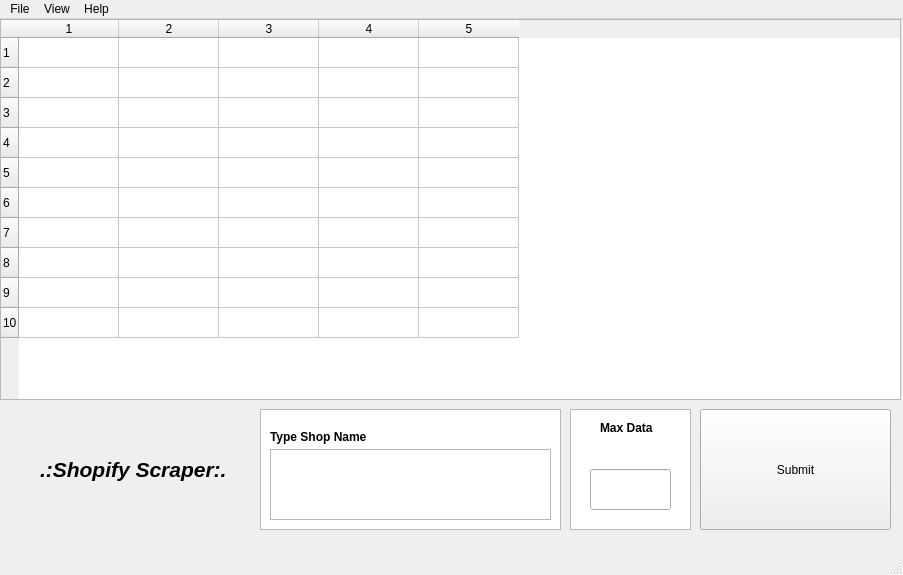
<?xml version="1.0" encoding="UTF-8"?>
<ui version="4.0">
 <class>MainWindow</class>
 <widget class="QMainWindow" name="MainWindow">
  <property name="geometry">
   <rect>
    <x>0</x>
    <y>0</y>
    <width>903</width>
    <height>575</height>
   </rect>
  </property>
  <property name="windowTitle">
   <string>MainWindow</string>
  </property>
  <widget class="QWidget" name="centralwidget">
   <widget class="QTableWidget" name="tableWidget">
    <property name="geometry">
     <rect>
      <x>0</x>
      <y>0</y>
      <width>901</width>
      <height>381</height>
     </rect>
    </property>
    <property name="rowCount">
     <number>10</number>
    </property>
    <property name="columnCount">
     <number>5</number>
    </property>
    <row/>
    <row/>
    <row/>
    <row/>
    <row/>
    <row/>
    <row/>
    <row/>
    <row/>
    <row/>
    <column/>
    <column/>
    <column/>
    <column/>
    <column/>
   </widget>
   <widget class="QPushButton" name="btn_submit">
    <property name="geometry">
     <rect>
      <x>700</x>
      <y>390</y>
      <width>191</width>
      <height>121</height>
     </rect>
    </property>
    <property name="text">
     <string>Submit</string>
    </property>
   </widget>
   <widget class="QLineEdit" name="input_jml_data">
    <property name="geometry">
     <rect>
      <x>590</x>
      <y>450</y>
      <width>81</width>
      <height>41</height>
     </rect>
    </property>
    <property name="toolTip">
     <string extracomment="Jumlah data yang akan ditampilkan"/>
    </property>
    <property name="autoFillBackground">
     <bool>false</bool>
    </property>
    <property name="text">
     <string/>
    </property>
   </widget>
   <widget class="QColumnView" name="columnView">
    <property name="geometry">
     <rect>
      <x>260</x>
      <y>390</y>
      <width>301</width>
      <height>121</height>
     </rect>
    </property>
   </widget>
   <widget class="QColumnView" name="columnView_2">
    <property name="geometry">
     <rect>
      <x>570</x>
      <y>390</y>
      <width>121</width>
      <height>121</height>
     </rect>
    </property>
   </widget>
   <widget class="QLabel" name="label_3">
    <property name="geometry">
     <rect>
      <x>600</x>
      <y>400</y>
      <width>71</width>
      <height>17</height>
     </rect>
    </property>
    <property name="font">
     <font>
      <weight>75</weight>
      <bold>true</bold>
     </font>
    </property>
    <property name="text">
     <string>Max Data</string>
    </property>
   </widget>
   <widget class="QLabel" name="label_4">
    <property name="geometry">
     <rect>
      <x>40</x>
      <y>430</y>
      <width>201</width>
      <height>41</height>
     </rect>
    </property>
    <property name="font">
     <font>
      <pointsize>16</pointsize>
      <weight>75</weight>
      <italic>true</italic>
      <bold>true</bold>
     </font>
    </property>
    <property name="text">
     <string>.:Shopify Scraper:.</string>
    </property>
   </widget>
   <widget class="QPlainTextEdit" name="plainTextEdit">
    <property name="geometry">
     <rect>
      <x>270</x>
      <y>430</y>
      <width>281</width>
      <height>71</height>
     </rect>
    </property>
   </widget>
   <widget class="QLabel" name="label_5">
    <property name="geometry">
     <rect>
      <x>270</x>
      <y>410</y>
      <width>141</width>
      <height>16</height>
     </rect>
    </property>
    <property name="font">
     <font>
      <weight>75</weight>
      <bold>true</bold>
     </font>
    </property>
    <property name="text">
     <string>Type Shop Name</string>
    </property>
   </widget>
   <zorder>columnView_2</zorder>
   <zorder>columnView</zorder>
   <zorder>tableWidget</zorder>
   <zorder>btn_submit</zorder>
   <zorder>input_jml_data</zorder>
   <zorder>label_3</zorder>
   <zorder>label_4</zorder>
   <zorder>plainTextEdit</zorder>
   <zorder>label_5</zorder>
  </widget>
  <widget class="QMenuBar" name="menubar">
   <property name="geometry">
    <rect>
     <x>0</x>
     <y>0</y>
     <width>903</width>
     <height>22</height>
    </rect>
   </property>
   <widget class="QMenu" name="menuExit">
    <property name="title">
     <string>File</string>
    </property>
    <addaction name="actionExit"/>
   </widget>
   <widget class="QMenu" name="menuView">
    <property name="title">
     <string>View</string>
    </property>
    <addaction name="actionTable"/>
    <addaction name="actionChart"/>
   </widget>
   <widget class="QMenu" name="menuAbout">
    <property name="title">
     <string>Help</string>
    </property>
    <addaction name="actionAbout"/>
   </widget>
   <addaction name="menuExit"/>
   <addaction name="menuView"/>
   <addaction name="menuAbout"/>
  </widget>
  <widget class="QStatusBar" name="statusbar"/>
  <action name="actionExit">
   <property name="text">
    <string>Exit</string>
   </property>
  </action>
  <action name="actionTable">
   <property name="text">
    <string>Table</string>
   </property>
  </action>
  <action name="actionChart">
   <property name="text">
    <string>Chart</string>
   </property>
  </action>
  <action name="actionAbout">
   <property name="text">
    <string>About</string>
   </property>
  </action>
 </widget>
 <resources/>
 <connections/>
</ui>
